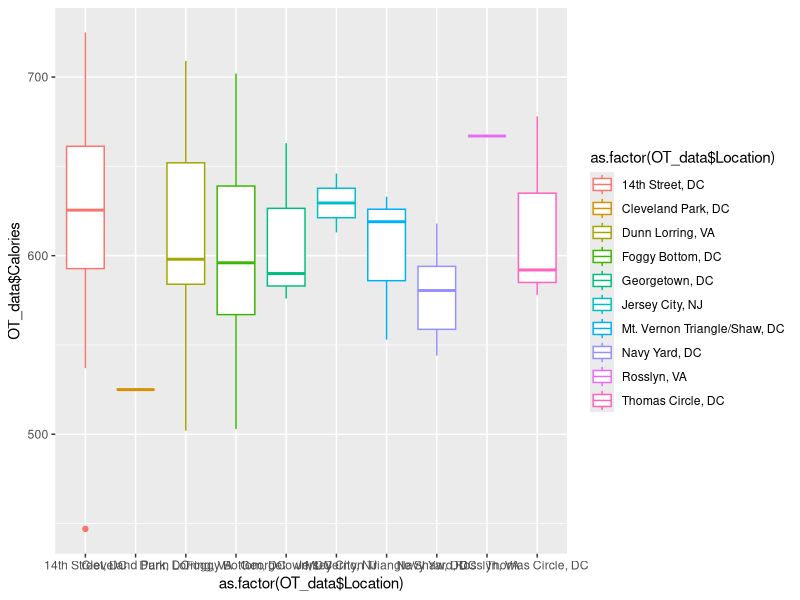
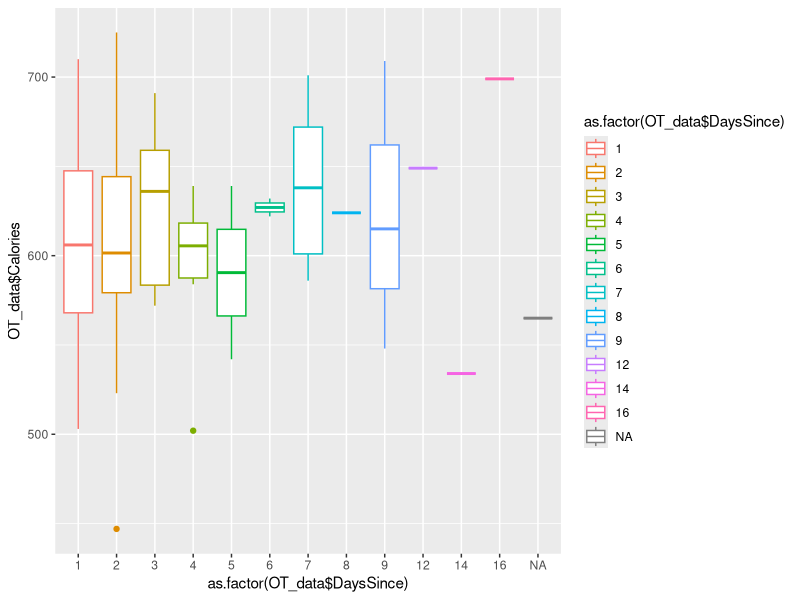
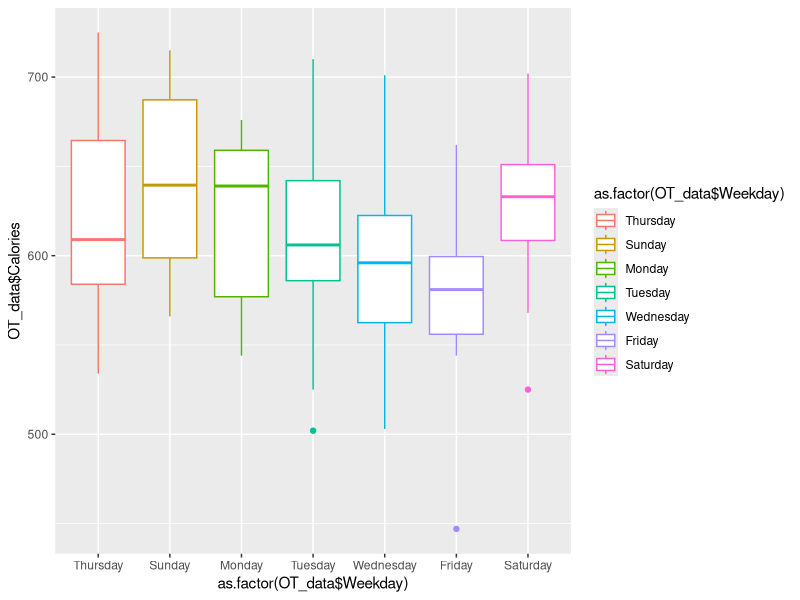
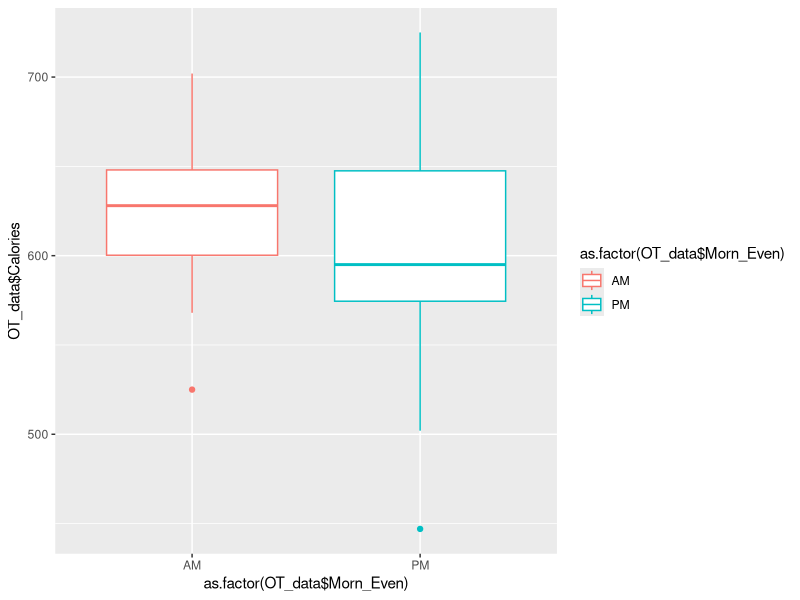
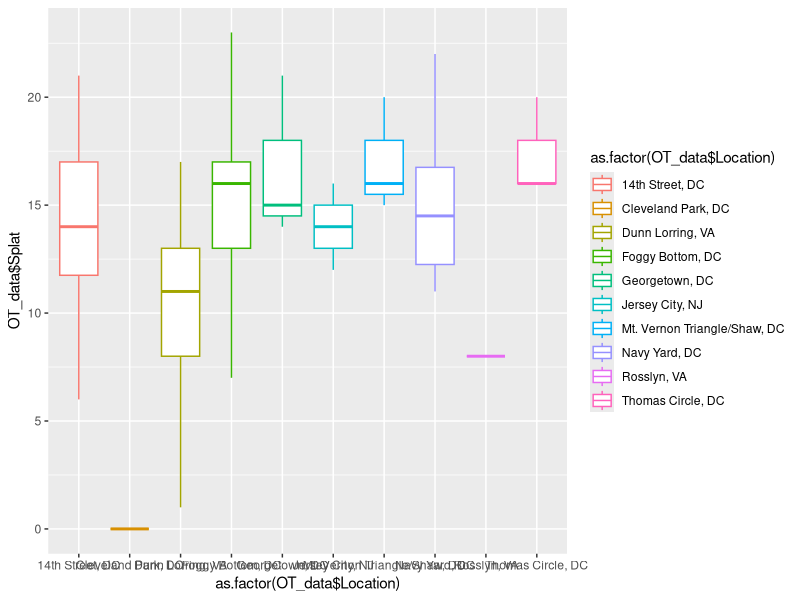
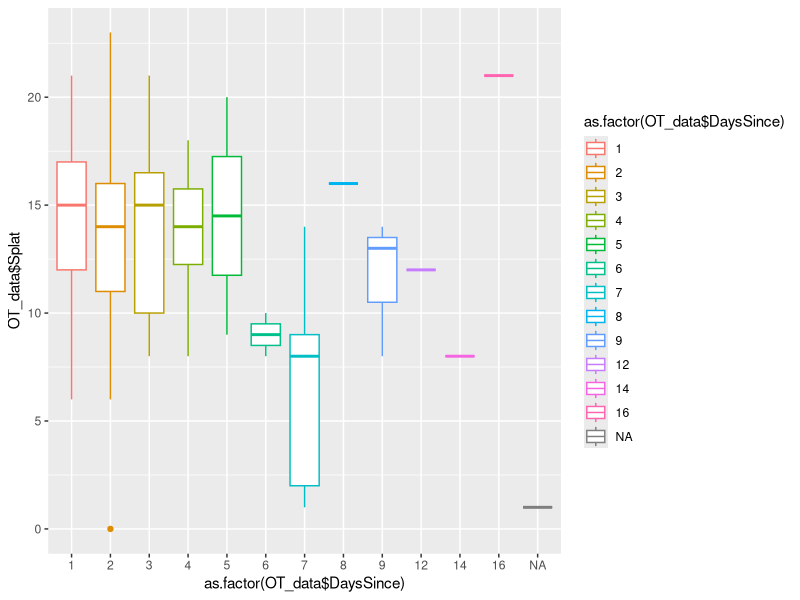
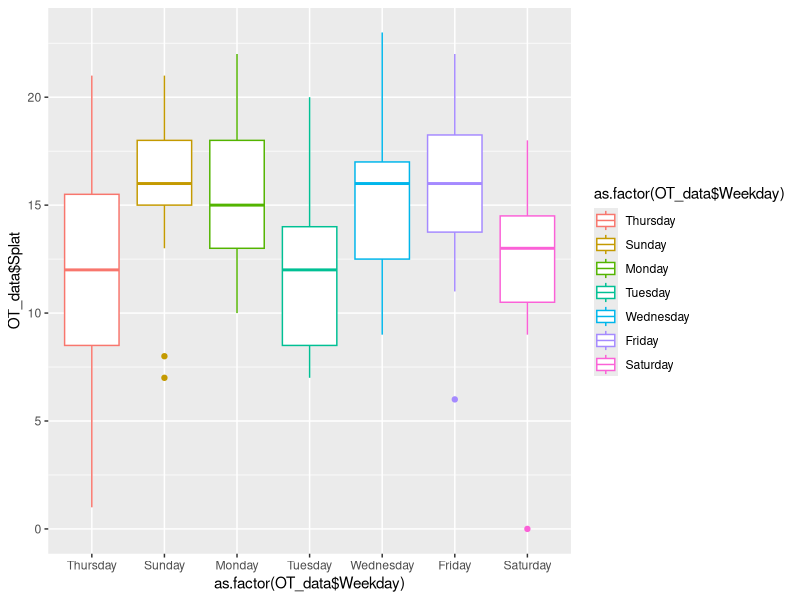
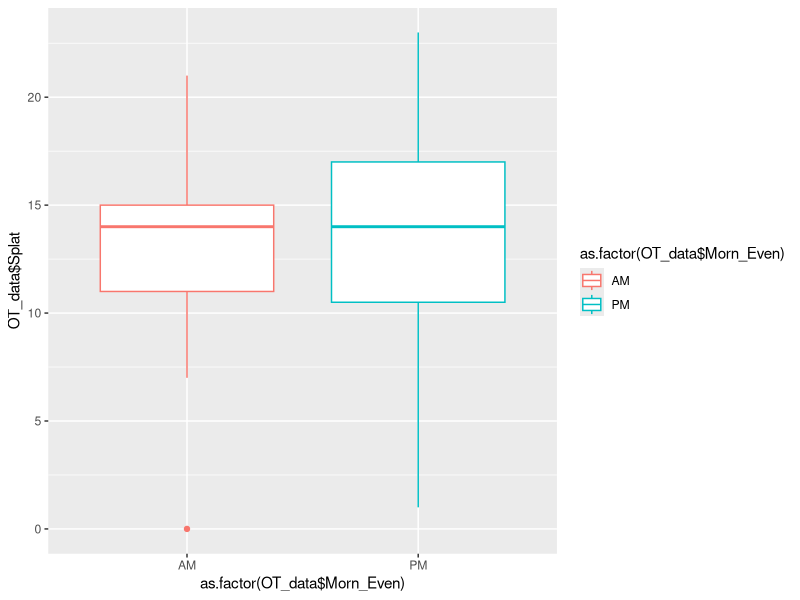

Write R code to recreate these figures, in order. (Note: this script raises an error after producing the figures.)
#Orange Theory Data Analysis
#Last Updated: 01/26/2020

#Upload data
#Getting Started
setwd("/Users/jonzimmerman/Desktop/Data Projects/OT Data Analysis")
install.packages("readxl")
library(readxl)

#Load in data
OT_data=as.data.frame(read_excel("OrangeTheoryData.xlsx",sheet=1))
dim(OT_data)
#143    49
colnames(OT_data)

#Similar to PROC CONTENTS IN SAS
str(OT_data)


#Correlations
cor(OT_data$Splat,OT_data$OrangeMin)
cor(OT_data$Splat,OT_data$RedMin)
cor(OT_data$Splat,OT_data$AvgHR)
cor(OT_data$Calories,OT_data$OrangeMin)
cor(OT_data$Calories,OT_data$AvgHR)



#Change several columns to factors
OT_data$Location=as.factor(OT_data$Location)
OT_data$Time=as.factor(OT_data$Time)
OT_data$Trainer=as.factor(OT_data$Trainer)
OT_data$Weekday=as.factor(OT_data$Weekday)

OT_data$Weekday=factor(OT_data$Weekday,levels=c("Thursday","Sunday","Monday","Tuesday","Wednesday","Friday","Saturday"))
OT_data$Time=factor(OT_data$Time,levels=c("7:45AM","8:30AM","8:45AM","9:30AM","9:45AM","10:30AM","11:30AM","1:00PM","2:00PM","4:15PM","4:30PM","5:30PM","5:45PM","6:45PM"))

#Make some plots
install.packages("ggplot2")
library(ggplot2)
ggplot(data=OT_data,aes(y=OT_data$Calories,x=as.factor(OT_data$Location)))+geom_boxplot(aes(col=as.factor(OT_data$Location)))
ggplot(data=OT_data,aes(y=OT_data$Calories,x=as.factor(OT_data$DaysSince)))+geom_boxplot(aes(col=as.factor(OT_data$DaysSince)))
ggplot(data=OT_data,aes(y=OT_data$Calories,x=as.factor(OT_data$Weekday)))+geom_boxplot(aes(col=as.factor(OT_data$Weekday)))
ggplot(data=OT_data,aes(y=OT_data$Calories,x=as.factor(OT_data$Morn_Even)))+geom_boxplot(aes(col=as.factor(OT_data$Morn_Even)))


ggplot(data=OT_data,aes(y=OT_data$Splat,x=as.factor(OT_data$Location)))+geom_boxplot(aes(col=as.factor(OT_data$Location)))
ggplot(data=OT_data,aes(y=OT_data$Splat,x=as.factor(OT_data$DaysSince)))+geom_boxplot(aes(col=as.factor(OT_data$DaysSince)))
ggplot(data=OT_data,aes(y=OT_data$Splat,x=as.factor(OT_data$Weekday)))+geom_boxplot(aes(col=as.factor(OT_data$Weekday)))
ggplot(data=OT_data,aes(y=OT_data$Splat,x=as.factor(OT_data$Morn_Even)))+geom_boxplot(aes(col=as.factor(OT_data$Morn_Even)))


ggplot(data=OT_data,aes(y=OT_data$AvgHR,x=as.factor(OT_data$Location)))+geom_boxplot(aes(col=as.factor(OT_data$Location)))
ggplot(data=OT_data,aes(y=OT_data$AvgHR,x=as.factor(OT_data$DaysSince)))+geom_boxplot(aes(col=as.factor(OT_data$DaysSince)))
ggplot(data=OT_data,aes(y=OT_data$AvgHR,x=as.factor(OT_data$Weekday)))+geom_boxplot(aes(col=as.factor(OT_data$Weekday)))
ggplot(data=OT_data,aes(y=OT_data$AvgHR,x=as.factor(OT_data$Morn_Even)))+geom_boxplot(aes(col=as.factor(OT_data$Morn_Even)))



ggplot(data=OT_data,aes(y=OT_data$MaxHR,x=as.factor(OT_data$Location)))+geom_boxplot(aes(col=as.factor(OT_data$Location)))
ggplot(data=OT_data,aes(y=OT_data$MaxHR,x=as.factor(OT_data$DaysSince)))+geom_boxplot(aes(col=as.factor(OT_data$DaysSince)))
ggplot(data=OT_data,aes(y=OT_data$MaxHR,x=as.factor(OT_data$Weekday)))+geom_boxplot(aes(col=as.factor(OT_data$Weekday)))
ggplot(data=OT_data,aes(y=OT_data$MaxHR,x=as.factor(OT_data$Morn_Even)))+geom_boxplot(aes(col=as.factor(OT_data$Morn_Even)))

#Table for Classes per Studio
StudioVisit=as.data.frame(table(OT_data$Location))
colnames(StudioVisit)=c("Location","LocationVisitCount")
#Change the small visit locations to single group "Other"
OT_data=merge(x=OT_data,y=StudioVisit,by="Location",all.x=TRUE)
dim(OT_data)
#143 49

OT_data$Location2=ifelse(OT_data$Location %in% c("Jersey City, NJ","Rosslyn, VA","Mount Vernon Triangle/Shaw, DC","Thomas Circle, DC"),"Other",OT_data$Location)
table(OT_data$Location2)

OT_data$Location2=factor(OT_data$Location2,levels=c("Other","14th Street, DC","Dunn Lorring, VA","Foggy Bottom, DC","Navy Yard, DC"))



#Poisson Regression
attach(OT_data)
model1=glm(Splat~AvgHR+MaxHR+I(Location2)+DaysSince+ClassLength+Calories, family="poisson",data=OT_data)
summary(model1)

model2=glm(Calories~I(Location2)+AvgHR+DaysSince+ClassLength+Splat, family="poisson",data=OT_data)
summary(model2)

#Gamma Regression
model3=glm(CAL_MIN~AvgHR+DaysSince+Twelve_or_Above+Splat+I(Location2),family="Gamma",data=OT_data)
summary(model3)

#Check for over-disperson
with(model3, cbind(res.deviance = deviance, df = df.residual,
               p = pchisq(deviance, df.residual, lower.tail=FALSE)))


#-----TOP 5 / BOTTOM 5 SPLAT ----#
table_calories=OT_data[,c("Calories","Splat","Date","Location","Trainer")]
dim(table_calories)
table_splat=OT_data[,c("Splat","Calories","Date","Location","Trainer")]
dim(table_splat)

bot_spl=head(table_splat[order(table_splat$Splat),],n=5)
top_spl=head(table_splat[order(table_splat$Splat,decreasing = TRUE),],n=5)

bot_cal=head(table_calories[order(table_calories$Calories),],n=5)
top_cal=head(table_calories[order(table_calories$Calories,decreasing = TRUE),],n=5)

